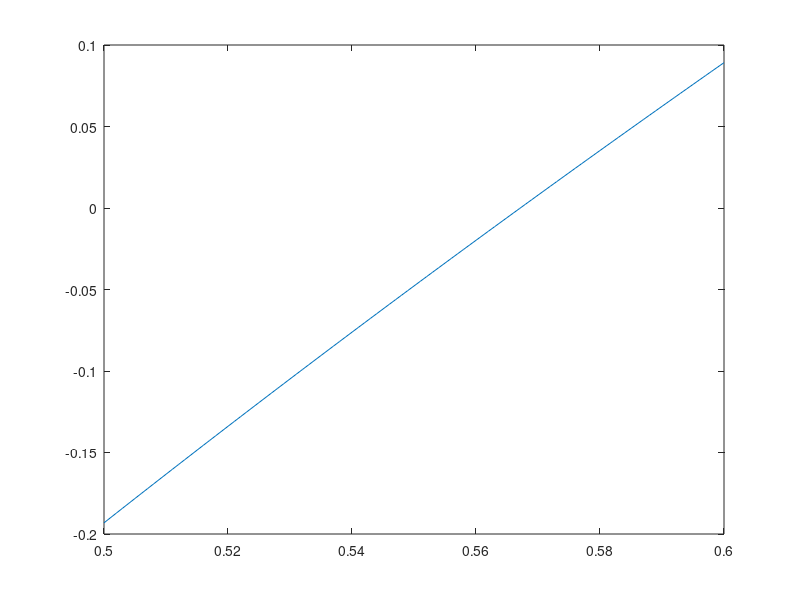

The MATLAB source for this figure: (Note: this script raises an error after producing the figure.)
clear all
close all
clc

%% Ejercicio 8
% Aplicar el método de Steffenson a la función f = x + Log(x)

% Declaramos la funcion
f = @(x) x + log(x);

%% Vamos a buscar primero un candidato a cero
x = 0.5:0.001:0.6;
y = f(x);
figure;
plot(x,y)

%% Hacemos una prueba
x0 = 0.5; t = 1e-4; nmax = 1000;

[c, n] = steffenson(f, x0, t, nmax);

% Mostramos el resultado
c, n
% Fin del programa